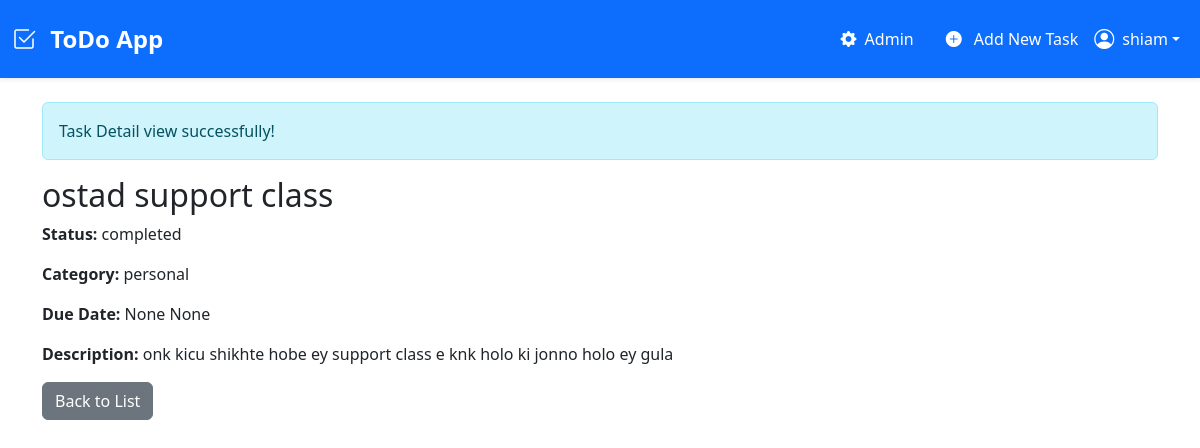
Screenshot of /todo/task/2/ (signed in) with the database file from the repository.
### todo/models.py (models this page shows, shortened)
class ToDo(models.Model):
    STATUS = [
        ('pending', 'Pending'),
        ('in_progress', 'In Progress'),
        ('completed', 'Completed'),
    ]
    CATEGORY_CHOICES = [
        ('work', 'Work'),
        ('personal', 'Personal'),
        ('other', 'Other'),
    ]
    title = models.CharField(max_length=200)
    description = models.TextField()
    due_date = models.DateField(null=True, blank=True)
    due_time = models.TimeField(null=True, blank=True)
    created_at = models.DateTimeField(auto_now_add=True)
    updated_at = models.DateTimeField(auto_now=True)
    status = models.CharField(
        max_length=20,
        choices=STATUS,
        default='pending',
    )
    category = models.CharField(
        max_length=20,
        choices=CATEGORY_CHOICES,
    )
    is_completed = models.BooleanField(default=False)
    user = models.ForeignKey(User, on_delete=models.CASCADE)

### todo/views.py (the view)
# urls.py: path("task/<int:pk>/", views.task_detail, name="task_detail"),
@login_required
def task_detail(request, pk):
    task = get_object_or_404(ToDo, pk=pk, user=request.user)
    messages.success(request, 'Task Detail view successfully!')
    return render(request, 'task_detail.html', {'task': task})

### todo/templates/task_detail.html (shortened to what this page needs)
{% extends "base.html" %}
{% block content %}
<h2>{{ task.title }}</h2>
<p><strong>Status:</strong> {{ task.status }}</p>
<p><strong>Category:</strong> {{ task.category }}</p>
<p><strong>Due Date:</strong> {{ task.due_date }} {{ task.due_time }}</p>
<p><strong>Description:</strong> {{ task.description }}</p>
<a href="{% url 'todo_list' %}" class="btn btn-secondary">Back to List</a>
{% endblock %}

### templates/base.html (shortened to what this page needs)
<!DOCTYPE html>
<html lang="en">
<head>
    <link href="https://cdn.jsdelivr.net/npm/bootstrap@5.3.3/dist/css/bootstrap.min.css" rel="stylesheet">
    <link rel="stylesheet" href="https://cdn.jsdelivr.net/npm/bootstrap-icons@1.11.3/font/bootstrap-icons.min.css">
</head>
<body>
    <nav class="navbar navbar-expand-lg navbar-dark bg-primary shadow-sm py-3">
        <div class="container-fluid">
            <a class="navbar-brand fw-bold fs-4" href="{% url 'task_list' %}">
                <i class="bi bi-check2-square me-2"></i> ToDo App
            </a>
            <div class="collapse navbar-collapse" id="navbarNav">
                <ul class="navbar-nav ms-auto mb-2 mb-lg-0 align-items-lg-center">
                    {% if user.is_authenticated %}
                        {% if user.is_staff %}
                            <li class="nav-item me-3">
                                <a class="nav-link text-white" href="{% url 'admin:index' %}">
                                    <i class="bi bi-gear-fill me-1"></i> Admin
                                </a>
                            </li>
                        {% endif %}
                        <li>
                            <a class="nav-link text-white" href="{% url 'task_create' %}">
                                <i class="bi bi-plus-circle-fill me-2"></i> Add New Task
                            </a>
                        </li>
                        <li class="nav-item dropdown">
                            <a class="nav-link dropdown-toggle text-white d-flex align-items-center" href="#" id="navbarDropdownUser" role="button" data-bs-toggle="dropdown" aria-expanded="false">
                                <i class="bi bi-person-circle fs-5 me-2"></i> {{ user.username }}
                            </a>
                        </li>
                    {% endif %}
                </ul>
            </div>
        </div>
    </nav>
    <div class="container mt-4">
        {% for message in messages %}
            <div class="alert alert-info">{{ message }}</div>
        {% endfor %}
        {% block content %}{% endblock %}
    </div>
</body>
</html>

### rows the page displays
ToDo: title "ostad support class", status "completed", category "personal", due_date "None", due_time "None", description "onk kicu shikhte hobe ey support class e knk holo ki jonno holo ey gula"

### other values shown
{{ user.username }} "shiam"
{{ message }} "Task Detail view successfully!"
